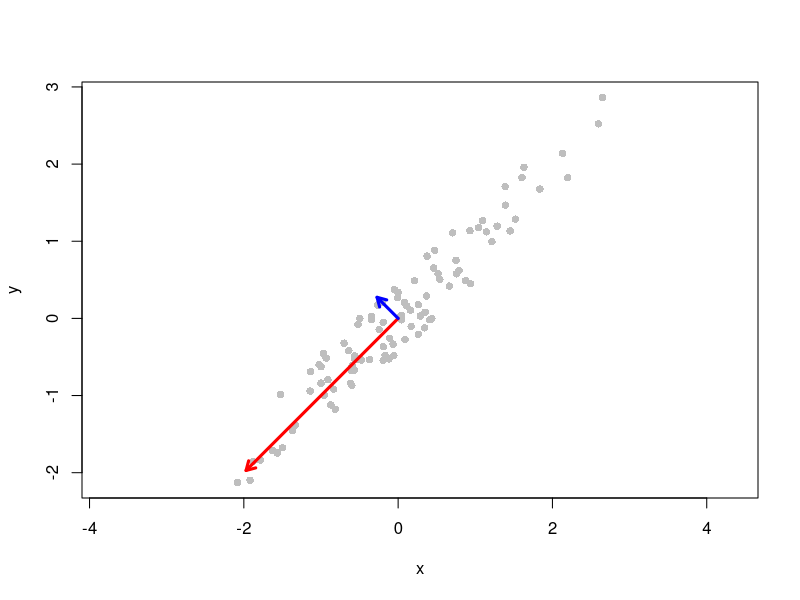

This figure's R source:
## ---- chunk 1
m <- 100
set.seed(514)

x <- rnorm(m)
x <- (x - mean(x)) / sd(x)
y <- x + runif(m)
y <- (y - mean(y)) / sd(y)

amat <- cbind(x, y)
usv <- svd(amat)
v1 <- usv$d[1] * usv$v[, 1] * 0.2
v2 <- usv$d[2] * usv$v[, 2] * 0.2

plot(x, y, col="gray", pch=16, asp=1)
arrows(0, 0, v1[1], v1[2], length=0.1, lwd=3, col="red")
arrows(0, 0, v2[1], v2[2], length=0.1, lwd=3, col="blue")
## ---- chunk 2
print(usv$d)
print(usv$v)
wv <- eigen(t(amat) %*% amat)
print(sqrt(wv$values))
print(wv$vectors)
